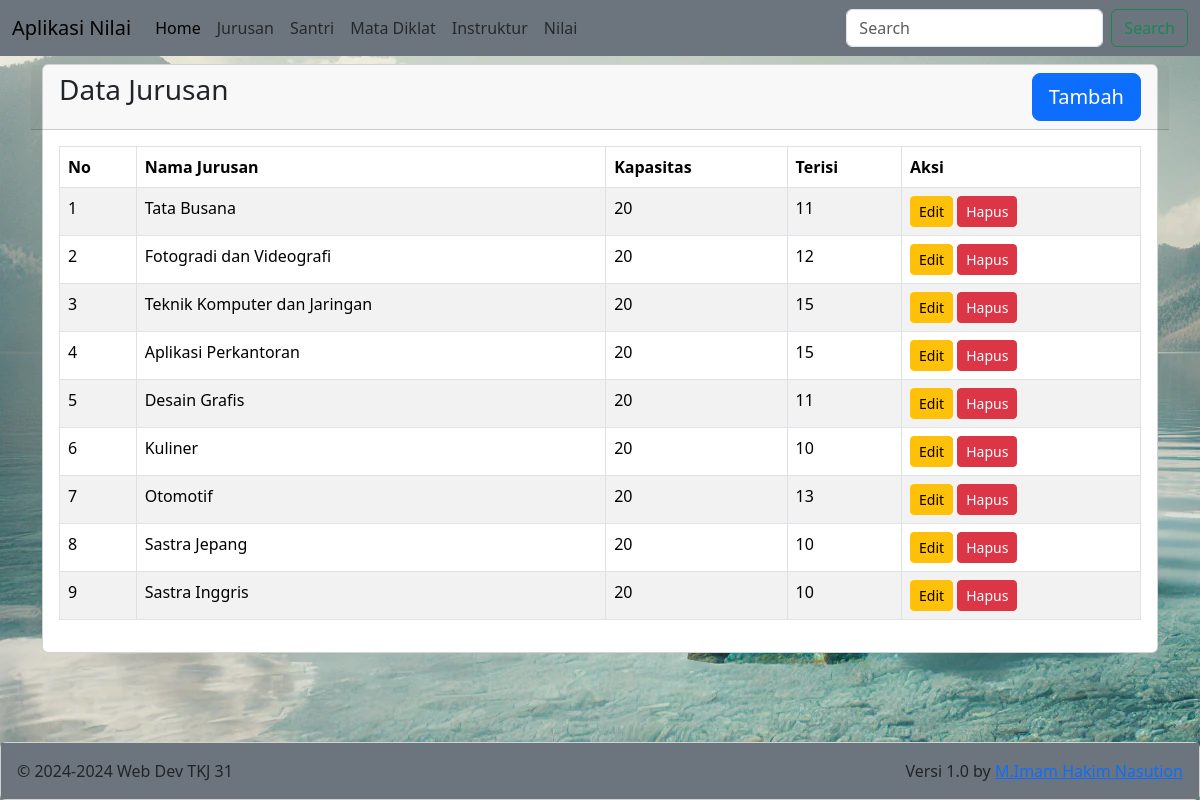
/?m=jurusan, run on the app's committed database.
### tables this page shows
CREATE TABLE `majors` (
  `id` int(11) NOT NULL,
  `name` varchar(75) DEFAULT NULL,
  `capacity` int(11) DEFAULT NULL,
  `fill` int(11) DEFAULT NULL
);

### jurusan/view.php (the view)
<div class="row">
    <div class="col-12">
        <div class="card">
            <div class="card-header row">
                <div class="card-title h3 col-8">Data Jurusan</div>
                <div class="col-4">
                    <a href="?m=jurusan&s=add" class="btn btn-lg btn-primary float-end">Tambah</a>
                </div>
            </div>
            <div class="card-body">
                <table class="table table-bordered table-striped table-hover">
                    <thead>
                        <tr>
                            <th>No</th>
                            <th>Nama Jurusan</th>
                            <th>Kapasitas</th>
                            <th>Terisi</th>
                            <th>Aksi</th>
                        </tr>
                    </thead>
                    <tbody>
                        <?php
                        include_once('config.php');
                        $sql = "SELECT * FROM majors";
                        $result = mysqli_query($con, $sql);
                        if (mysqli_num_rows($result)) {
                            $no=1;
                            while ($r = mysqli_fetch_assoc($result)) {
                            echo '<tr>
                                <td>'.$no.'</td>
                                <td>'.$r['name'].'</td>
                                <td>'.$r['capacity'].'</td>
                                <td>'.$r['fill'].'</td>
                                <td>
                                    <a href="?m=jurusan&s=edit&id='.$r['id'].'" class="btn btn-warning btn-sm">Edit</a>
                                    <a href="?m=jurusan&s=delete&id='.$r['id'].'" class="btn btn-danger btn-sm" onclick="return confirm(\'Yakin jurusan akan dihapus?, Menghapus jurusan akan menghilangkan semua data santri pada jurusan tersebut\')">Hapus</a>
                                </td>
                            </tr>';
                            $no++;
                            }
                        } else {
                            echo '<tr>
                                <td colspan="5 align="center">Data Kosong</td>
                            </tr>';
                        }
                        ?>
                    </tbody>
                </table>
            </div>
        </div>
    </div>
</div>

### index.php (shortened to what this page needs)
<!DOCTYPE html>
<html lang="en">
<head>
    <link href="https://cdn.jsdelivr.net/npm/bootstrap@5.3.3/dist/css/bootstrap.min.css" rel="stylesheet">
</head>
<body background="images/DanauAI.jpg">
<nav class="navbar navbar-expand-lg  bg-secondary">
  <div class="container-fluid">
    <a class="navbar-brand" href="#">Aplikasi Nilai</a>
    <div class="collapse navbar-collapse" id="navbarSupportedContent">
      <ul class="navbar-nav me-auto mb-2 mb-lg-0">
        <li class="nav-item">
          <a class="nav-link active" aria-current="page" href=".">Home</a>
        </li>
        <li class="nav-item">
          <a class="nav-link" href="?m=jurusan">Jurusan</a>
        </li>
        <li class="nav-item">
          <a class="nav-link" href="?m=santri">Santri</a>
        </li>
        <li class="nav-item">
          <a class="nav-link" href="?m=matadiklat">Mata Diklat</a>
        </li>
        <li class="nav-item">
          <a class="nav-link" href="?m=instruktur">Instruktur</a>
        </li>
        <li class="nav-item">
          <a class="nav-link" href="?m=nilai">Nilai</a>
        </li>
      </ul>
      <form class="d-flex" role="search">
        <input class="form-control me-2" type="search" placeholder="Search" aria-label="Search">
        <button class="btn btn-outline-success" type="submit">Search</button>
      </form>
    </div>
  </div>
</nav>
<div class="container mt-2 mb-4">
    <?php include_once('tkj.php'); ?>
</div>
<div class="fixed-bottom">
    <div class="card">
        <div class="card-body bg-secondary">
            &copy; 2024-<?=date('Y')?> Web Dev TKJ 31
            <span class="float-end">
                Versi 1.0 by <a href="http://imamhakimnasution.rf.gd/" target="_blank" rel="noopener noreferrer">M.Imam Hakim Nasution</a>
            </span>
        </div>
    </div>
</div>
</body>
</html>

### tkj.php (shortened to what this page needs)
<?php
$module = isset($_GET['m']) ? $_GET['m'] : 'home';
switch ($module) {
    case 'jurusan':
        include('jurusan/index.php');
        break;
}

### jurusan/index.php (shortened to what this page needs)
<?php
$module = isset($_GET['s']) ? $_GET['s'] : 'view';
switch ($module) {
    case 'view': default:
        include('jurusan/view.php');
        break;
}

### data on the page
majors: name "Tata Busana", capacity "20", fill "11"
majors: name "Fotogradi dan Videografi", capacity "20", fill "12"
majors: name "Teknik Komputer dan Jaringan", capacity "20", fill "15"
majors: name "Aplikasi Perkantoran", capacity "20", fill "15"
majors: name "Desain Grafis", capacity "20", fill "11"
majors: name "Kuliner", capacity "20", fill "10"
majors: name "Otomotif", capacity "20", fill "13"
majors: name "Sastra Jepang", capacity "20", fill "10"
majors: name "Sastra Inggris", capacity "20", fill "10"
